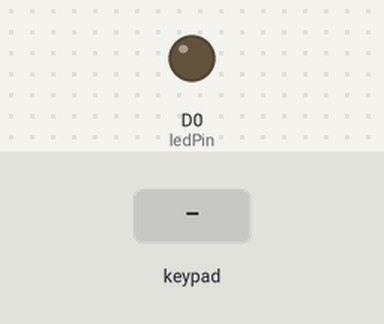
This sketch was run on a simulated ESP8266 (NodeMCU). On the bench: output pins drawn as LEDs (lit = HIGH). Dashed ring = blinking. The inputs (shaded band) are chosen by the test bench. A WiFi scan finds three made-up networks; what the sketch prints to the serial monitor is not drawn.

Above: at 1.2 s.
1.3 s: key '#' pressed
At 1.65 s:
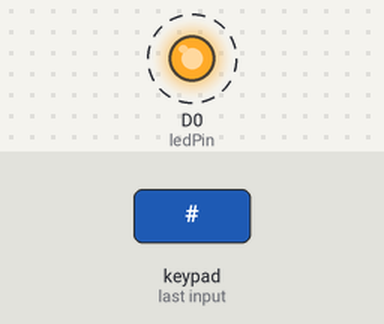
4.3 s: keypad keys 2 4 6 8 pressed 0.4 s apart
At 6.6 s:
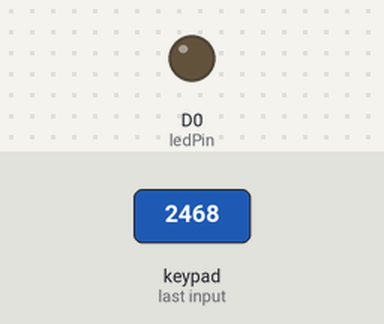
Timing chart, 0 to 8.1 s (numbered marks = the images above; inputs shaded):
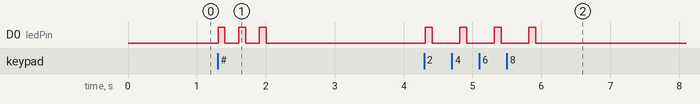

The sketch:

smartLock.ino
```cpp
#include <ESP8266WiFi.h>
#include <Keypad.h>


const char* targetSSID = "MyESP8266";
const char* correctPassword = "2468";


const int ledPin = D0;


bool ssidDetected = false;
bool lastSsidDetected = false;
unsigned long lastScanTime = 0;
const unsigned long scanInterval = 10000;


const byte ROWS = 4;
const byte COLS = 4;
char keys[ROWS][COLS] = {
  {'1','2','3','A'},
  {'4','5','6','B'},
  {'7','8','9','C'},
  {'*','0','#','D'}
};
byte rowPins[ROWS] = {D1, D2, D3, D4};
byte colPins[COLS] = {D5, D6, D7, D8};
Keypad keypad = Keypad(makeKeymap(keys), rowPins, colPins, ROWS, COLS);


String inputPassword = "";


void setup() {
  Serial.begin(115200);
  WiFi.mode(WIFI_STA);
  pinMode(ledPin, OUTPUT);
  digitalWrite(ledPin, LOW);

  Serial.println("The system is up and running.");
}

void loop() {

  if (millis() - lastScanTime >= scanInterval) {
    lastScanTime = millis();
    ssidDetected = scanForSSID();

    if (ssidDetected != lastSsidDetected) {
      if (ssidDetected) {
        Serial.println("Detected SSID: " + String(targetSSID));
      } else {
        digitalWrite(ledPin, LOW);
        Serial.println("Undetected SSID: " + String(targetSSID));
      }
      lastSsidDetected = ssidDetected;
    }
  }


  char key = keypad.getKey();
  if (key) {
    if (key == '#') {

      if (!ssidDetected) {
        blinkLedError();
        Serial.println("\nUse smart key before entering password");
        inputPassword = "";
      } else {
        checkPassword();

        ssidDetected = false;
        lastSsidDetected = false;
        inputPassword = "";
      }
    }
    else if (key == '*') {
      inputPassword = "";
      Serial.println("\nPassword deleted.");
    }
    else {
      inputPassword += key;
      blinkLedInput();
      Serial.print("*");
    }
  }

  delay(100);
}


bool scanForSSID() {
  int n = WiFi.scanNetworks();
  for (int i = 0; i < n; i++) {
    if (WiFi.SSID(i) == String(targetSSID)) {
      return true;
    }
  }
  return false;
}


void checkPassword() {
  Serial.println();
  Serial.print("Enter password: ");
  Serial.println(inputPassword);

  if (inputPassword == String(correctPassword)) {
    Serial.println("✔️ Password is correct. Open the door.");
    digitalWrite(ledPin, HIGH);
  }
  else {
    Serial.println("❌ Password is incorrect.");
    blinkLedError();
  }
}


void blinkLedError() {
  for (int i = 0; i < 3; i++) {
    digitalWrite(ledPin, HIGH);
    delay(100);
    digitalWrite(ledPin, LOW);
    delay(200);
  }
}
void blinkLedInput() {
  digitalWrite(ledPin, HIGH);
  delay(100);
  digitalWrite(ledPin, LOW);
  delay(100);
}
```

Measured:
- after the input at 1.3 s, D0 (ledPin): alternates HIGH for 0.10 s and LOW for 0.20 s, 6 changes in all, then stays LOW, starting at once
- after the input at 4.3 s, D0 (ledPin): alternates HIGH for 0.10 s and LOW for 0.40 s, 8 changes in all, then stays LOW, starting at once
